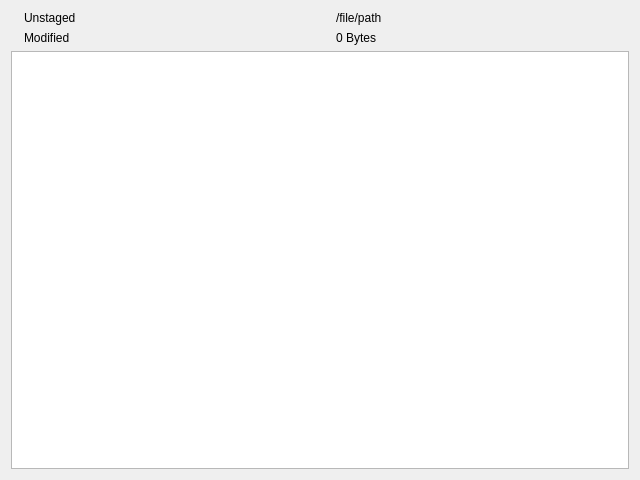
<?xml version="1.0" encoding="UTF-8"?>
<ui version="4.0">
 <class>FileStatusWidget</class>
 <widget class="QWidget" name="FileStatusWidget">
  <property name="geometry">
   <rect>
    <x>0</x>
    <y>0</y>
    <width>640</width>
    <height>480</height>
   </rect>
  </property>
  <property name="windowTitle">
   <string>Form</string>
  </property>
  <layout class="QGridLayout" name="gridLayout">
   <item row="0" column="0">
    <widget class="QLabel" name="stageIconLabel">
     <property name="text">
      <string/>
     </property>
    </widget>
   </item>
   <item row="0" column="1">
    <widget class="QLabel" name="stageLabel">
     <property name="sizePolicy">
      <sizepolicy hsizetype="Expanding" vsizetype="Preferred">
       <horstretch>0</horstretch>
       <verstretch>0</verstretch>
      </sizepolicy>
     </property>
     <property name="text">
      <string>Unstaged</string>
     </property>
    </widget>
   </item>
   <item row="0" column="2" rowspan="2">
    <widget class="QLabel" name="mimeTypeIconLabel">
     <property name="text">
      <string/>
     </property>
    </widget>
   </item>
   <item row="0" column="3">
    <widget class="QLabel" name="filePathLabel">
     <property name="sizePolicy">
      <sizepolicy hsizetype="Expanding" vsizetype="Preferred">
       <horstretch>0</horstretch>
       <verstretch>0</verstretch>
      </sizepolicy>
     </property>
     <property name="text">
      <string>/file/path</string>
     </property>
    </widget>
   </item>
   <item row="1" column="0">
    <widget class="QLabel" name="statusIconLabel">
     <property name="text">
      <string/>
     </property>
    </widget>
   </item>
   <item row="1" column="1">
    <widget class="QLabel" name="statusLabel">
     <property name="sizePolicy">
      <sizepolicy hsizetype="Expanding" vsizetype="Preferred">
       <horstretch>0</horstretch>
       <verstretch>0</verstretch>
      </sizepolicy>
     </property>
     <property name="text">
      <string>Modified</string>
     </property>
    </widget>
   </item>
   <item row="1" column="3">
    <widget class="QLabel" name="fileInfoLabel">
     <property name="sizePolicy">
      <sizepolicy hsizetype="Expanding" vsizetype="Preferred">
       <horstretch>0</horstretch>
       <verstretch>0</verstretch>
      </sizepolicy>
     </property>
     <property name="text">
      <string>0 Bytes</string>
     </property>
    </widget>
   </item>
   <item row="2" column="0" colspan="4">
    <widget class="KTextBrowser" name="contentView"/>
   </item>
  </layout>
 </widget>
 <customwidgets>
  <customwidget>
   <class>KTextBrowser</class>
   <extends>QTextBrowser</extends>
   <header>ktextbrowser.h</header>
  </customwidget>
 </customwidgets>
 <resources>
  <include location="../resources/icons.qrc"/>
 </resources>
 <connections/>
</ui>
